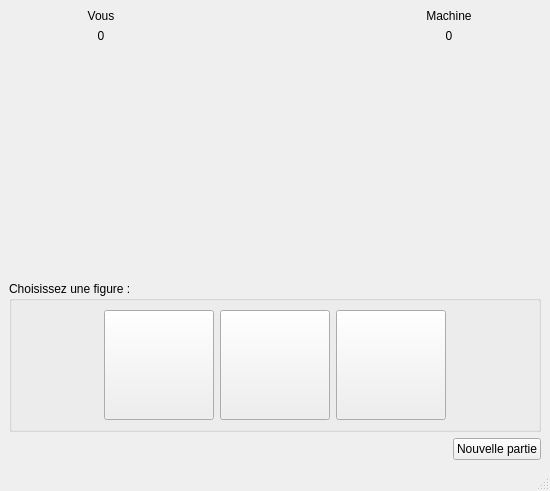
<?xml version="1.0" encoding="UTF-8"?>
<ui version="4.0">
 <class>ChifoumiVue</class>
 <widget class="QMainWindow" name="ChifoumiVue">
  <property name="geometry">
   <rect>
    <x>0</x>
    <y>0</y>
    <width>550</width>
    <height>491</height>
   </rect>
  </property>
  <property name="windowTitle">
   <string>ChifoumiVue</string>
  </property>
  <widget class="QWidget" name="fenetrePrincipalH">
   <property name="minimumSize">
    <size>
     <width>550</width>
     <height>450</height>
    </size>
   </property>
   <layout class="QHBoxLayout" name="horizontalLayout_2">
    <item>
     <layout class="QVBoxLayout" name="fenetreSecondaireV">
      <item>
       <layout class="QGridLayout" name="grilleTop">
        <item row="0" column="2">
         <layout class="QVBoxLayout" name="vLayout_MachineScore">
          <item>
           <widget class="QLabel" name="lMachine">
            <property name="text">
             <string>Machine</string>
            </property>
            <property name="alignment">
             <set>Qt::AlignCenter</set>
            </property>
           </widget>
          </item>
          <item>
           <widget class="QLabel" name="lScoreMachine">
            <property name="text">
             <string>0</string>
            </property>
            <property name="alignment">
             <set>Qt::AlignCenter</set>
            </property>
           </widget>
          </item>
         </layout>
        </item>
        <item row="0" column="0">
         <layout class="QVBoxLayout" name="vLayout_JoueurScore">
          <item>
           <widget class="QLabel" name="label_Vous">
            <property name="text">
             <string>Vous</string>
            </property>
            <property name="alignment">
             <set>Qt::AlignCenter</set>
            </property>
           </widget>
          </item>
          <item>
           <widget class="QLabel" name="lScoreJoueur">
            <property name="text">
             <string>0</string>
            </property>
            <property name="alignment">
             <set>Qt::AlignCenter</set>
            </property>
           </widget>
          </item>
         </layout>
        </item>
        <item row="1" column="0">
         <layout class="QHBoxLayout" name="hLayout_ChoixJoueur">
          <item>
           <spacer name="hSpacerG_ChoixJoueur">
            <property name="orientation">
             <enum>Qt::Horizontal</enum>
            </property>
            <property name="sizeHint" stdset="0">
             <size>
              <width>40</width>
              <height>20</height>
             </size>
            </property>
           </spacer>
          </item>
          <item>
           <widget class="QLabel" name="lChoixJoueur">
            <property name="minimumSize">
             <size>
              <width>110</width>
              <height>110</height>
             </size>
            </property>
            <property name="maximumSize">
             <size>
              <width>110</width>
              <height>110</height>
             </size>
            </property>
            <property name="text">
             <string/>
            </property>
            <property name="pixmap">
             <pixmap resource="ressourcesChifoumi.qrc">:/chifoumi/images/rien.gif</pixmap>
            </property>
           </widget>
          </item>
          <item>
           <spacer name="hSpacerD_ChoixJoueur">
            <property name="orientation">
             <enum>Qt::Horizontal</enum>
            </property>
            <property name="sizeHint" stdset="0">
             <size>
              <width>40</width>
              <height>20</height>
             </size>
            </property>
           </spacer>
          </item>
         </layout>
        </item>
        <item row="1" column="1">
         <layout class="QHBoxLayout" name="hLayout_Versus">
          <item>
           <spacer name="hSpacerG_Versus">
            <property name="orientation">
             <enum>Qt::Horizontal</enum>
            </property>
            <property name="sizeHint" stdset="0">
             <size>
              <width>40</width>
              <height>20</height>
             </size>
            </property>
           </spacer>
          </item>
          <item>
           <widget class="QLabel" name="lVersus">
            <property name="minimumSize">
             <size>
              <width>78</width>
              <height>78</height>
             </size>
            </property>
            <property name="maximumSize">
             <size>
              <width>78</width>
              <height>78</height>
             </size>
            </property>
            <property name="text">
             <string/>
            </property>
            <property name="pixmap">
             <pixmap resource="ressourcesChifoumi.qrc">:/chifoumi/images/versus_70.png</pixmap>
            </property>
           </widget>
          </item>
          <item>
           <spacer name="hSpacerD_Versus">
            <property name="orientation">
             <enum>Qt::Horizontal</enum>
            </property>
            <property name="sizeHint" stdset="0">
             <size>
              <width>40</width>
              <height>20</height>
             </size>
            </property>
           </spacer>
          </item>
         </layout>
        </item>
        <item row="1" column="2">
         <layout class="QHBoxLayout" name="hLayout_ChoixMachine">
          <item>
           <spacer name="hSpacerG_ChoixMachine">
            <property name="orientation">
             <enum>Qt::Horizontal</enum>
            </property>
            <property name="sizeHint" stdset="0">
             <size>
              <width>40</width>
              <height>20</height>
             </size>
            </property>
           </spacer>
          </item>
          <item>
           <widget class="QLabel" name="lChoixMachine">
            <property name="minimumSize">
             <size>
              <width>110</width>
              <height>110</height>
             </size>
            </property>
            <property name="maximumSize">
             <size>
              <width>110</width>
              <height>110</height>
             </size>
            </property>
            <property name="text">
             <string/>
            </property>
            <property name="pixmap">
             <pixmap resource="ressourcesChifoumi.qrc">:/chifoumi/images/rien.gif</pixmap>
            </property>
           </widget>
          </item>
          <item>
           <spacer name="hSpacerD_ChoixMachine">
            <property name="orientation">
             <enum>Qt::Horizontal</enum>
            </property>
            <property name="sizeHint" stdset="0">
             <size>
              <width>40</width>
              <height>20</height>
             </size>
            </property>
           </spacer>
          </item>
         </layout>
        </item>
       </layout>
      </item>
      <item>
       <spacer name="vSpacerMiddle">
        <property name="orientation">
         <enum>Qt::Vertical</enum>
        </property>
        <property name="sizeHint" stdset="0">
         <size>
          <width>20</width>
          <height>40</height>
         </size>
        </property>
       </spacer>
      </item>
      <item>
       <widget class="QGroupBox" name="groupBox">
        <property name="title">
         <string>Choisissez une figure :</string>
        </property>
        <layout class="QHBoxLayout" name="horizontalLayout">
         <item>
          <spacer name="hSpacerG_GroupBox">
           <property name="orientation">
            <enum>Qt::Horizontal</enum>
           </property>
           <property name="sizeHint" stdset="0">
            <size>
             <width>40</width>
             <height>20</height>
            </size>
           </property>
          </spacer>
         </item>
         <item>
          <widget class="QPushButton" name="boutonPierre">
           <property name="minimumSize">
            <size>
             <width>110</width>
             <height>110</height>
            </size>
           </property>
           <property name="maximumSize">
            <size>
             <width>110</width>
             <height>110</height>
            </size>
           </property>
           <property name="text">
            <string/>
           </property>
           <property name="icon">
            <iconset resource="ressourcesChifoumi.qrc">
             <normaloff>:/chifoumi/images/pierre.gif</normaloff>:/chifoumi/images/pierre.gif</iconset>
           </property>
           <property name="iconSize">
            <size>
             <width>110</width>
             <height>110</height>
            </size>
           </property>
          </widget>
         </item>
         <item>
          <widget class="QPushButton" name="boutonPapier">
           <property name="minimumSize">
            <size>
             <width>110</width>
             <height>110</height>
            </size>
           </property>
           <property name="maximumSize">
            <size>
             <width>110</width>
             <height>110</height>
            </size>
           </property>
           <property name="text">
            <string/>
           </property>
           <property name="icon">
            <iconset resource="ressourcesChifoumi.qrc">
             <normaloff>:/chifoumi/images/papier.gif</normaloff>:/chifoumi/images/papier.gif</iconset>
           </property>
           <property name="iconSize">
            <size>
             <width>110</width>
             <height>110</height>
            </size>
           </property>
          </widget>
         </item>
         <item>
          <widget class="QPushButton" name="boutonCiseau">
           <property name="minimumSize">
            <size>
             <width>110</width>
             <height>110</height>
            </size>
           </property>
           <property name="maximumSize">
            <size>
             <width>110</width>
             <height>110</height>
            </size>
           </property>
           <property name="text">
            <string/>
           </property>
           <property name="icon">
            <iconset resource="ressourcesChifoumi.qrc">
             <normaloff>:/chifoumi/images/ciseau.gif</normaloff>:/chifoumi/images/ciseau.gif</iconset>
           </property>
           <property name="iconSize">
            <size>
             <width>110</width>
             <height>110</height>
            </size>
           </property>
          </widget>
         </item>
         <item>
          <spacer name="hSpacerD_GroupBox">
           <property name="orientation">
            <enum>Qt::Horizontal</enum>
           </property>
           <property name="sizeHint" stdset="0">
            <size>
             <width>40</width>
             <height>20</height>
            </size>
           </property>
          </spacer>
         </item>
        </layout>
       </widget>
      </item>
      <item>
       <layout class="QGridLayout" name="grilleBottom">
        <item row="1" column="1">
         <widget class="QPushButton" name="boutonNvllePartie">
          <property name="text">
           <string>Nouvelle partie</string>
          </property>
         </widget>
        </item>
        <item row="1" column="0">
         <spacer name="hSpacerNvllePartie">
          <property name="orientation">
           <enum>Qt::Horizontal</enum>
          </property>
          <property name="sizeHint" stdset="0">
           <size>
            <width>40</width>
            <height>20</height>
           </size>
          </property>
         </spacer>
        </item>
       </layout>
      </item>
     </layout>
    </item>
   </layout>
  </widget>
  <widget class="QMenuBar" name="menubar">
   <property name="geometry">
    <rect>
     <x>0</x>
     <y>0</y>
     <width>550</width>
     <height>21</height>
    </rect>
   </property>
  </widget>
  <widget class="QStatusBar" name="statusbar"/>
 </widget>
 <resources>
  <include location="ressourcesChifoumi.qrc"/>
 </resources>
 <connections/>
</ui>
